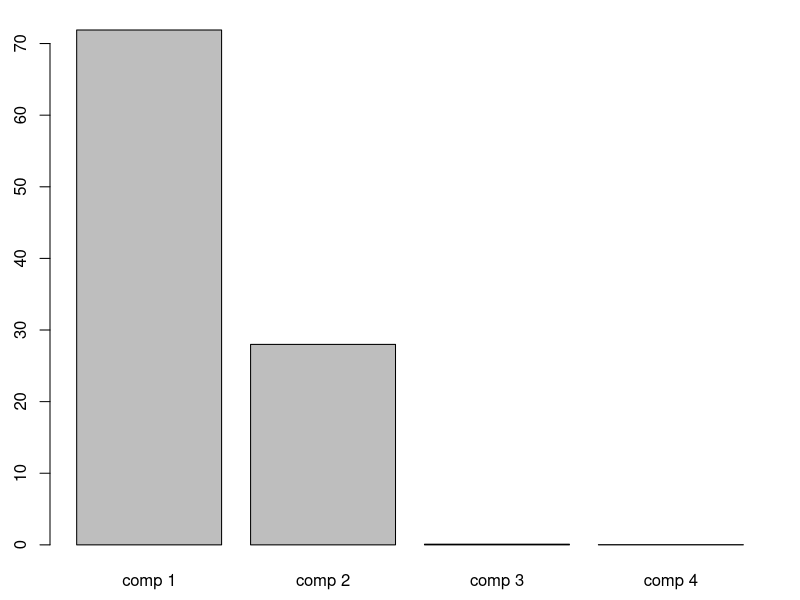
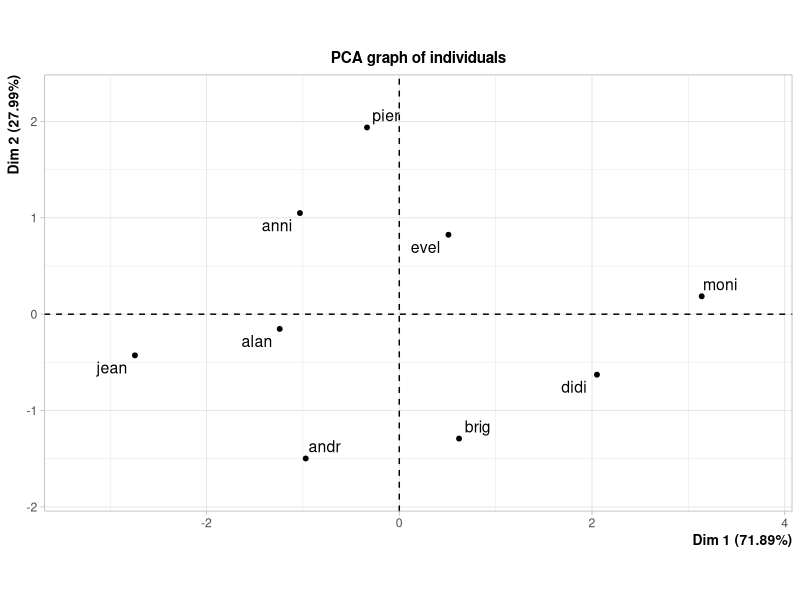
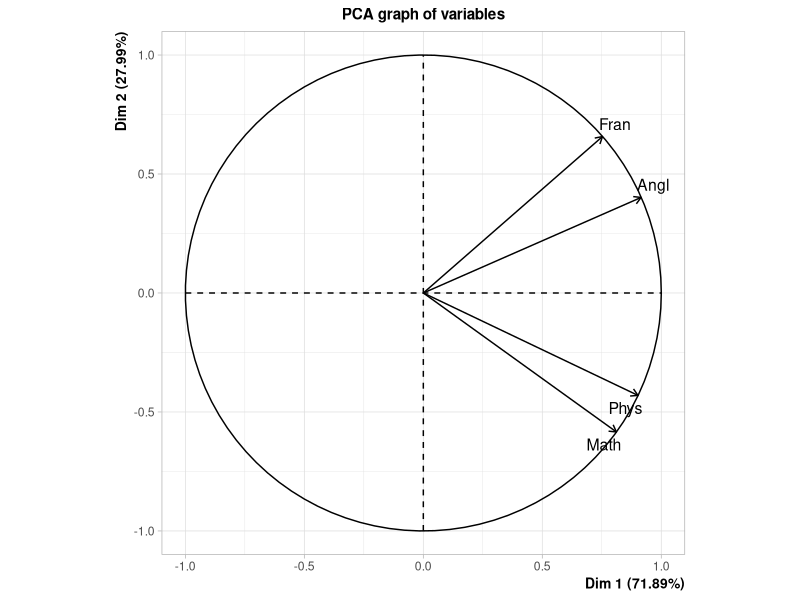

Generate these figures, in order, with R: (Note: this script raises an error after producing the figures.)
## ---- chunk 1
knitr::opts_chunk$set(echo = FALSE, fig.align = "center")
library(kableExtra)
library(tidyverse)
library(formattable)

affTable <- function (tab, nrow = 8, ncol = 8, digits = 2) {
  formattable(
    round(tab, digits), 
    list(
      area(1:nrow, 1:ncol) ~ color_tile("lightsalmon","lightblue")
    )
  )
}

## ---- chunk 2
knitr::include_graphics("https://upload.wikimedia.org/wikipedia/commons/6/64/Dualite.jpg")
## ---- chunk 3
donnees = read.table(text = "Etudiant & Math & Phys & Fran & Angl
jean &  6.00 &  6.00 &  5.00 &  5.50
alan &  8.00 &  8.00 &  8.00 &  8.00
anni &  6.00 &  7.00 & 11.00 &  9.50
moni & 14.50 & 14.50 & 15.50 & 15.00
didi & 14.00 & 14.00 & 12.00 & 12.50
andr & 11.00 & 10.00 &  5.50 &  7.00
pier &  5.50 &  7.00 & 14.00 & 11.50
brig & 13.00 & 12.50 &  8.50 &  9.50
evel &  9.00 &  9.50 & 12.50 & 12.00", sep = "&", header = T, row.names = 1)

knitr::kable(donnees, row.names = T)
## ---- chunk 4
knitr::kable(data.frame(Moyenne = apply(donnees, 2, mean),
                        Variance = apply(donnees, 2, var)), 
             digits = 2)
## ---- chunk 5
data.frame(cor(donnees)) %>%
  mutate_all(~cell_spec(round(.x,2), bold = .x > .75)) %>%
  kable(escape = F, align = "r") %>%
  kable_styling()
## ---- chunk 6
library(FactoMineR)
acp = PCA(donnees, graph = FALSE)
## ---- chunk 7
knitr::kable(round(setNames(data.frame(acp$eig), c("Valeur propre", "Variance (%)", "Cumulée (%)")), 2), row.names = TRUE)
## ---- chunk 8
par(mar = c(2, 2, 1, 1) + .5)
barplot(acp$eig[,2])
## ---- chunk 9
plot(acp)
## ---- chunk 10
plot(acp, choix = "var")
## ---- chunk 11
setNames(as.data.frame(addmargins(acp$ind$contrib, 1)), paste("contrib", 1:4)) %>%
  mutate_all(~cell_spec(round(.x, 1), bold = .x > 100/9)) %>%
  kable(escape = F, align = "r") %>%
  kable_styling()
## ---- chunk 12
setNames(as.data.frame(addmargins(acp$ind$cos2, 2)), c(paste("qualité", 1:4), "Somme")) %>%
  mutate_all(~cell_spec(round(.x, 2), bold = .x > .25)) %>%
  kable(escape = F, align = "r") %>%
  kable_styling()
## ---- chunk 13
setNames(as.data.frame(acp$var$contrib), paste("contrib", 1:4)) %>%
  mutate_all(~cell_spec(round(.x, 1), bold = .x > 25)) %>%
  kable(escape = F, align = "r") %>%
  kable_styling()
## ---- chunk 14
setNames(as.data.frame(acp$var$cos2), paste("qualité", 1:4)) %>%
  mutate_all(~cell_spec(round(.x,2), bold = .x > .25)) %>%
  kable(escape = F, align = "r") %>%
  kable_styling()
## ---- chunk 15
formattable(as.data.frame(apply(Titanic, c(1,4), sum)),
            table.attr = "class=\"table table-condensed centering\"")
## ---- chunk 16
o = occupationalStatus %>% 
  data.frame() %>%
  mutate(origin = paste0("orig=", origin), 
         destination = paste0("dest=", destination)) %>% 
  spread(destination, Freq) %>%
  remove_rownames() %>%
  column_to_rownames("origin")
affTable(as.data.frame(addmargins(as.matrix(o))))
## ---- chunk 17
p = 100 * prop.table(o)
affTable(as.data.frame(addmargins(as.matrix(p))))
## ---- chunk 18
pl = as.data.frame(100 * prop.table(as.matrix(o), margin = 1))
affTable(as.data.frame(addmargins(as.matrix(pl), 2)))
## ---- chunk 19
pc = as.data.frame(100 * prop.table(as.matrix(o), margin = 2))
affTable(as.data.frame(addmargins(as.matrix(pc), 1)))
## ---- chunk 20
library(FactoMineR)
ca = CA(o, graph = FALSE)
## ---- chunk 21
formattable(round(setNames(data.frame(ca$eig), c("Valeur propre", "Variance (%)", "Cumulée (%)")), 2), row.names = TRUE)
## ---- chunk 22
par(mar = c(2, 2, 1, 1) + .5)
barplot(ca$eig[,2])
## ---- chunk 23
plot(ca, invisible = "col")
## ---- chunk 24
plot(ca, invisible = "row")
## ---- chunk 25
plot(ca)
## ---- chunk 26
rowcontrib = setNames(as.data.frame(addmargins(ca$row$contrib, 1)),
                      paste("contrib", 1:5))
affTable(rowcontrib, ncol = 5)
## ---- chunk 27
rowcos2 = setNames(as.data.frame(addmargins(ca$row$cos2, 2)), 
                   c(paste("qualité", 1:5), "Somme"))
affTable(rowcos2, ncol = 5)
## ---- chunk 28
colcontrib = setNames(as.data.frame(addmargins(ca$col$contrib, 1)),
                      paste("contrib", 1:5))
affTable(colcontrib, ncol = 5)
## ---- chunk 29
colcos2 = setNames(as.data.frame(addmargins(ca$col$cos2, 2)), 
                   c(paste("qualité", 1:5), "Somme"))
affTable(colcos2, ncol = 5)
## ---- chunk 30
t = chisq.test(o)
t
## ---- chunk 31
affTable(as.data.frame(t$residuals))
